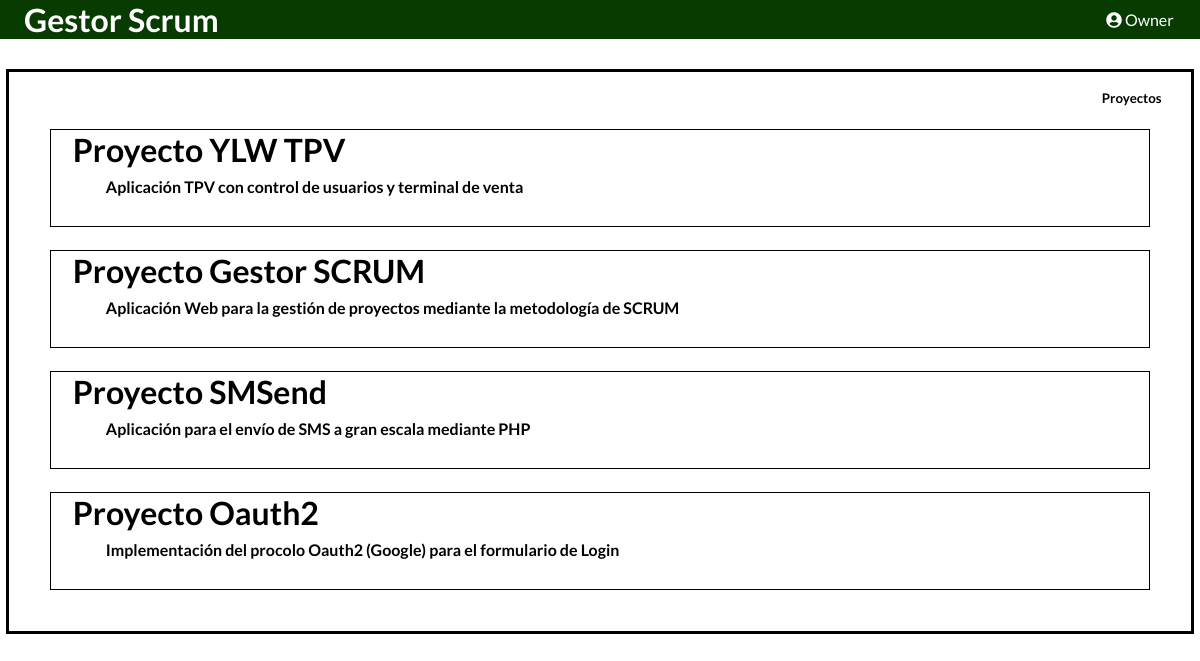
The page /UserPanel.php (signed in) on the database its author committed.
### tables this page shows
CREATE TABLE `Proyectos` (
  `ID_Proyecto` int(11) NOT NULL,
  `Nombre_Proyecto` varchar(50) NOT NULL,
  `Fecha_Inicio_Proyecto` date NOT NULL,
  `Fecha_Final_Proyecto` date NOT NULL,
  `Descripcion_Proyecto` varchar(256) DEFAULT NULL,
  `PO_Proyecto` varchar(100) NOT NULL,
  `SM_Proyecto` varchar(100) NOT NULL
);

### UserPanel.php (the view, shortened to what this page needs)
<!DOCTYPE html>
<html lang="es" dir="ltr">
  <head>
    <link rel="stylesheet" type="text/css" href="CSS/UserPanel_CSS/Styles.css">
  	<link rel="stylesheet" href="https://use.fontawesome.com/releases/v5.5.0/css/all.css">
  </head>
  <body onload="allowedOperations()">
    <header>
      <?php
        echo "<div class='Logo'>Gestor Scrum</div>";
        echo "<nav>";
          echo "<ul id='Menu'>";
            echo "<li><a><i class='fas fa-user-circle'></i> ".$_SESSION['InputUser']."</a>";
            echo "</li>";
          echo "</ul>";
        echo "</nav>";
      ?>
    </header>
    <?php
      $Connection = new mysqli("localhost", "scrum", "P@ssw0rd", "BD_Scrum");
      $Connection->set_charset("utf8");
      $Query = "SELECT *  FROM Proyectos";
      echo '<div class="GlobalContainer">';
      echo '<h5 class="GlobalContainerName">Proyectos</h5>';
      if ($Result = $Connection->query($Query)) {
        while ($Row = $Result->fetch_row()) {
          echo "<a><div class='LocalContainer' onclick='showProjectInfo(this)'>";
          echo "<h1 class='ProjectTitle'>$Row[1]</h1>";
          echo "<br>";
          echo "<p class='ProjectDesc'><b>$Row[4]</b></p>";
          echo "<br>";
          echo "</div><a>";
        }
      }
      echo "</div>";
    ?>
  </body>
</html>

### CSS/UserPanel_CSS/Styles.css (style rules this page uses)
* { font-family: 'Lato', sans-serif; }
.GlobalContainer { border: 3px solid black; margin: 2.5% 0.5% 0.5% 0.5%; padding: 1.5%; }
.GlobalContainerName { text-align: right; margin-right: 1%; }
.LocalContainer { border: 1px solid black; margin: 2% 2% 2% 2%; cursor: pointer; }
.Logo { display: flex; font-size: 2em; color: white; margin-left: 2%; align-content: center; font-weight: bold; }
a { text-decoration: none; color: black; }
.ProjectTitle { margin-left: 2%; }
.ProjectDesc { margin-left: 5%; margin-top: -1%; margin-bottom: 1%; }
* { margin: 0; padding: 0; }
header { font-family: Helvetica; width: auto; margin: 0 auto; background-color: #073B00; }
ul { list-style: none; }
nav { margin-top: -39px; float:right; }
#Menu li>a { background-color: #073B00; color: white; padding: 10px; display: block; text-decoration: none; min-width: 100px; }
#Menu>li { float: left; text-align:center }

### rows shown on the page
proyectos: Nombre_Proyecto "Proyecto YLW TPV", Descripcion_Proyecto "Aplicación TPV con control de usuarios y terminal de venta"
proyectos: Nombre_Proyecto "Proyecto Gestor SCRUM", Descripcion_Proyecto "Aplicación Web para la gestión de proyectos mediante la metodología de SCRUM"
proyectos: Nombre_Proyecto "Proyecto SMSend", Descripcion_Proyecto "Aplicación para el envío de SMS a gran escala mediante PHP"
proyectos: Nombre_Proyecto "Proyecto Oauth2", Descripcion_Proyecto "Implementación del procolo Oauth2 (Google) para el formulario de Login"

### other values the page prints
$_SESSION['InputUser'] "Owner"
